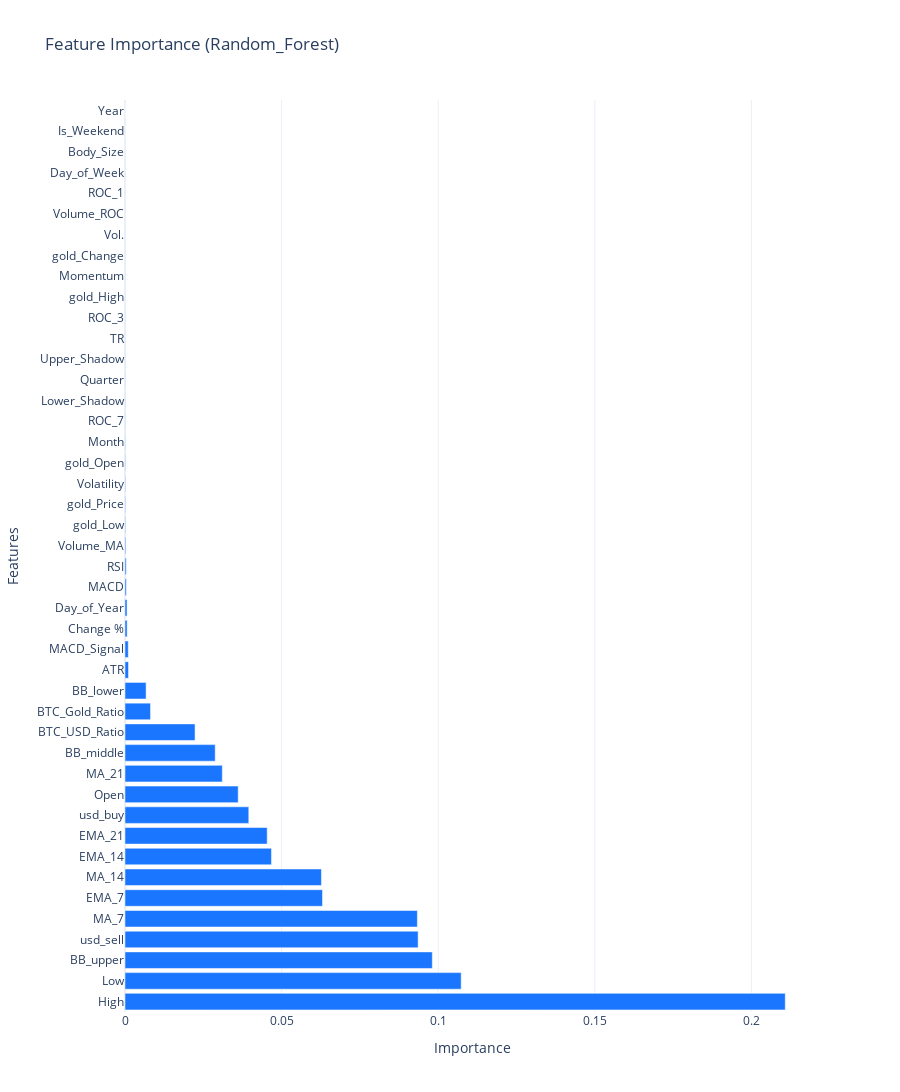

The notebook cell this image was saved under:
### Markdown cell above
### Feature Importance

### Code cell
# Decision_Tree, Random_Forest, XGBoost, LightGBM, CatBoost, AdaBoost
fig_importance = visualizer.plot_feature_importance("Random_Forest")
if fig_importance:
    fig_importance.show()

### Figure 1 — Plotly figure (JSON) as saved in the notebook; plotly's stock layout.template omitted (floating-point values rounded to 4 significant figures)
{"data": [{"marker": {"color": "rgb(26, 118, 255)"}, "orientation": "h", "type": "bar", "x": [0.2108, 0.1073, 0.09812, 0.09359, 0.09335, 0.06305, 0.06272, 0.04677, 0.0454, 0.03952, 0.03614, 0.03107, 0.0288, 0.02237, 0.008149, 0.006738, 0.001113, 0.001039, 0.0006873, 0.000659, 0.0004279, 0.0003915, 0.0002566, 0.0001803, 0.0001769, 0.0001748, 0.0001679, 0.0001079, 8.976e-05, 7.717e-05, 7.659e-05, 6.065e-05, 5.012e-05, 4.938e-05, 4.131e-05, 3.878e-05, 3.679e-05, 3.673e-05, 3.578e-05, 2.813e-05, 2.614e-05, 2.412e-05, 7.53e-06, 1.08e-07], "y": ["High", "Low", "BB_upper", "usd_sell", "MA_7", "EMA_7", "MA_14", "EMA_14", "EMA_21", "usd_buy", "Open", "MA_21", "BB_middle", "BTC_USD_Ratio", "BTC_Gold_Ratio", "BB_lower", "ATR", "MACD_Signal", "Change %", "Day_of_Year", "MACD", "RSI", "Volume_MA", "gold_Low", "gold_Price", "Volatility", "gold_Open", "Month", "ROC_7", "Lower_Shadow", "Quarter", "Upper_Shadow", "TR", "ROC_3", "gold_High", "Momentum", "gold_Change", "Vol.", "Volume_ROC", "ROC_1", "Day_of_Week", "Body_Size", "Is_Weekend", "Year"]}], "layout": {"height": 1320, "title": {"text": "Feature Importance (Random_Forest)"}, "xaxis": {"title": {"text": "Importance"}}, "yaxis": {"title": {"text": "Features"}}}}
